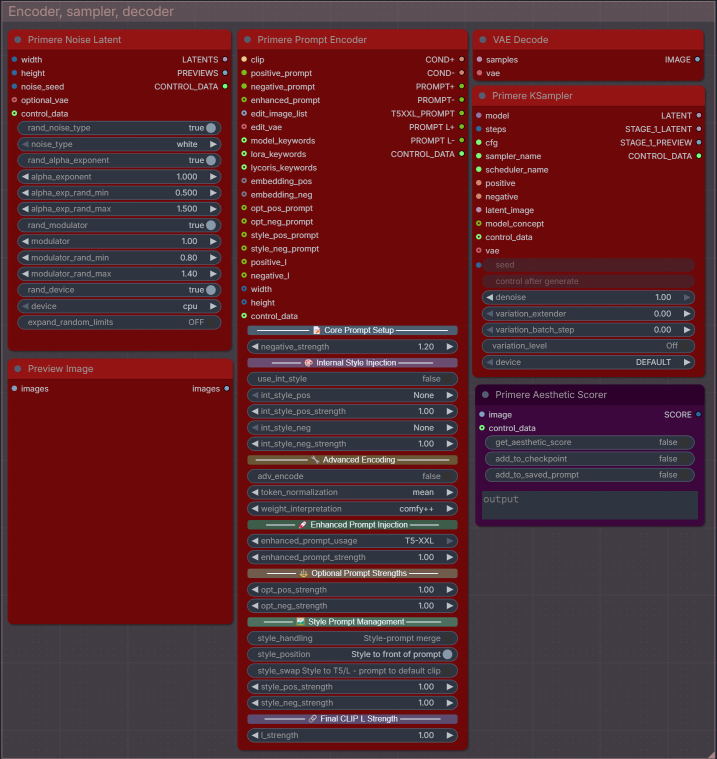
#> input picture Workflow/Manual/nodes/Sampler_group.jpg, 1433 x 1518 px (shown at 1/2 size); its folder holds only this picture in this run
$ python -i histogram.py   (imports and definitions only)
#> lines starting #> are read from the running program, lines starting #| are printed output that depends on the picture; after the words box and inside, x2 and y2 are one past the last pixel; in counts of white or black regions, pixels touching at a corner belong together
#> further down, picture is the input picture: PIL image 1433x1518 RGB; mean R, G, B 88.3, 39.3, 45.8
import numpy as np
from PIL import Image, ImageFilter
import glob
import hashlib
import json
import folder_paths
import os

_HIST_CH_DEFS = {
    "RGB":   [(0, (1.0, 0.22, 0.22)), (1, (0.22, 1.0, 0.22)), (2, (0.22, 0.44, 1.0))],
    "RED":   [(0, (1.0, 0.22, 0.22))],
    "GREEN": [(1, (0.22, 1.0, 0.22))],
    "BLUE":  [(2, (0.22, 0.44, 1.0))],
}

# All valid style names
VALID_STYLES = {
    "gradient",     # original — filled area with top-to-bottom brightness fade
    "bars",         # original — flat filled area
    "lines",        # original — thin outline only (2px)
    "glow",         # original — bars + gaussian bloom
    "waveform",     # center-line oscilloscope, mirrored above/below midpoint
    "heatmap",      # single-channel density map using perceptual colour ramp
    "stacked",      # R/G/B channels stacked (not overlapping)
    "dots",         # vertical dot columns, density proportional to count
    "step",         # raw unsmoothed step function — shows true comb pattern
    "luma",         # gradient + luminosity curve overlaid in white
    "log",          # gradient with log-scale Y axis
    "parade",       # R | G | B panels side by side (ignores channel arg)
    "percentile",   # gradient + vertical lines at 10/25/50/75/90 percentiles
    "inverse",      # light background variant of gradient
}


def _get_raw(arr: np.ndarray, ch_idx: int, precision: bool) -> np.ndarray:
    """Return 256-bin histogram for one channel."""
    if precision:
        arr_16 = arr[:, :, ch_idx] * (65535.0 / 255.0)
        raw_16, _ = np.histogram(arr_16, bins=65536, range=(0, 65536))
        return raw_16.reshape(256, 256).sum(axis=1).astype(np.float32)
    else:
        raw, _ = np.histogram(arr[:, :, ch_idx], bins=256, range=(0, 256))
        return raw.astype(np.float32)


def _make_smooth(sigma: float):
    """Return a closure that gaussian-smooths a 256-element array."""
    size = max(int(sigma * 4) | 1, 3)
    kx   = np.arange(size) - size // 2
    k    = np.exp(-0.5 * (kx / sigma) ** 2); k /= k.sum()
    def _smooth(h: np.ndarray) -> np.ndarray:
        return np.convolve(h.astype(np.float32), k, mode='same')
    return _smooth


def _normalise(h: np.ndarray, smooth_fn, sqrt: bool) -> np.ndarray:
    sm = smooth_fn(h)
    if sqrt:
        sm = np.sqrt(np.maximum(sm, 0))
    return sm / (sm.max() or 1.0)


# [4 lines left out: function _log_normalise, not called in this run]


def _dark_canvas(h: int, w: int) -> np.ndarray:
    canvas = np.full((h, w, 3), 18.0 / 255.0, dtype=np.float32)
    for frac in (0.25, 0.5, 0.75):
        canvas[int((1.0 - frac) * (h - 1)), :] = 0.32
        canvas[:, int(frac * (w - 1)), :] = 0.32
    return canvas


# [6 lines left out: function _light_canvas, not called in this run]


def _cols_heights(norm256: np.ndarray, hist_w: int, hist_h: int):
    """Interpolate normalised 256-bin curve to hist_w display columns."""
    x_idx   = np.linspace(0, 255, hist_w)
    cols    = np.interp(x_idx, np.arange(256), norm256)
    heights = (cols * (hist_h - 1)).astype(int)
    return cols, heights


# [9 lines left out: function _draw_gradient, not called in this run]


def _draw_bars(canvas, heights, color, hist_h, hist_w, alpha=1.0):
    row_idx  = np.arange(hist_h).reshape(-1, 1)
    fill_mask = row_idx >= (hist_h - heights)
    for ci, cv in enumerate(color):
        canvas[:, :, ci] = np.where(
            fill_mask, np.maximum(canvas[:, :, ci], cv * alpha), canvas[:, :, ci])


# [6 lines left out: function _draw_lines, not called in this run]

def rasterix_histogram_render(
    pil_img:   Image.Image,
    channel:   str  = "RGB",
    style:     str  = "bars",
    precision: bool = False,
) -> Image.Image:

#> called with channel = 'RGB', style = 'bars', precision = False
    if style not in VALID_STYLES:
        raise ValueError(f"style must be one of {sorted(VALID_STYLES)}, got '{style}'")

    arr      = np.array(pil_img.convert("RGB"), dtype=np.float32)
    hist_h   = 192
    hist_w   = 512
    sqrt_norm = False

    sigma = 0.75 if style in ("bars", "step", "dots") else 1.0
    smooth   = _make_smooth(sigma)
    channels = _HIST_CH_DEFS.get(channel, _HIST_CH_DEFS["RGB"])

    if style == "parade":
        panel_w  = hist_w // 3   # 341 px each; total = 1023 px
        parade_w = panel_w * 3
        canvas   = np.full((hist_h, parade_w, 3), 18.0 / 255.0, dtype=np.float32)
        for p in range(3):
            ox = p * panel_w
            for frac in (0.25, 0.5, 0.75):
                canvas[int((1.0-frac)*(hist_h-1)), ox:ox+panel_w] = 0.32
                canvas[:, ox + int(frac*(panel_w-1)), :] = 0.32
            if p > 0:
                canvas[:, ox, :] = 0.45
        for p, (ch_idx, color) in enumerate(_HIST_CH_DEFS["RGB"]):
            ox   = p * panel_w
            raw  = _get_raw(arr, ch_idx, precision)
            norm = _normalise(raw, smooth, sqrt_norm)
            _, heights = _cols_heights(norm, panel_w, hist_h)
            sub = canvas[:, ox:ox+panel_w, :]
            _draw_gradient(sub, heights, color, hist_h, panel_w)
            canvas[:, ox:ox+panel_w, :] = sub
        result = Image.fromarray(
            np.clip(canvas * 255, 0, 255).astype(np.uint8), mode="RGB")
        return result

    if style == "inverse":
        canvas = _light_canvas(hist_h, hist_w)
        inv_colors = {0: (0.75, 0.10, 0.10), 1: (0.10, 0.65, 0.10), 2: (0.10, 0.25, 0.85)}
        draw_channels = [(idx, inv_colors.get(idx, col)) for idx, col in channels]
    else:
        canvas = _dark_canvas(hist_h, hist_w)
        draw_channels = channels

    raws  = {ch_idx: _get_raw(arr, ch_idx, precision) for ch_idx, _ in channels}
#> in _get_raw, `raw, _ = np.histogram(arr[:, :, ch_idx], bins=256, range=(0, 256))`: raw = 256 values, max 661994 at index 110, min 6 at index 18, mean 8497.2
#> raws = 3 items
    luma_raw = None
    if style in ("luma", "heatmap"):
        luma_arr = (0.299 * arr[:,:,0] + 0.587 * arr[:,:,1] + 0.114 * arr[:,:,2])
        if precision:
            l16 = luma_arr * (65535.0/255.0)
            r16, _ = np.histogram(l16, bins=65536, range=(0,65536))
            luma_raw = r16.reshape(256,256).sum(axis=1).astype(np.float32)
        else:
            luma_raw, _ = np.histogram(luma_arr, bins=256, range=(0,256))
            luma_raw = luma_raw.astype(np.float32)

    if style == "heatmap":
        norm = _normalise(luma_raw, smooth, sqrt_norm)
        x_idx   = np.linspace(0, 255, hist_w)
        cols    = np.interp(x_idx, np.arange(256), norm)
        ramp_t  = np.array([0.0,  0.33,  0.66, 1.0])
        ramp_r  = np.array([0.0,  0.05,  0.0,  1.0])
        ramp_g  = np.array([0.0,  0.05,  0.85, 1.0])
        ramp_b  = np.array([0.0,  0.55,  0.85, 1.0])
        cr = np.interp(cols, ramp_t, ramp_r)
        cg = np.interp(cols, ramp_t, ramp_g)
        cb = np.interp(cols, ramp_t, ramp_b)
        row_idx  = np.arange(hist_h).reshape(-1, 1)
        heights  = (cols * (hist_h - 1)).astype(int)
        fill_mask = row_idx >= (hist_h - heights)
        safe_h   = np.maximum(heights, 1).astype(np.float32)
        dist_b   = (hist_h - 1 - row_idx).astype(np.float32)
        grad     = np.clip(0.15 + 0.85 * (dist_b / safe_h), 0.0, 1.0)
        for ci, cramp in enumerate([cr, cg, cb]):
            canvas[:, :, ci] = np.where(fill_mask,
                np.maximum(canvas[:, :, ci], grad * cramp), canvas[:, :, ci])
        result = Image.fromarray(
            np.clip(canvas * 255, 0, 255).astype(np.uint8), mode="RGB")
        return result

    if style == "stacked":
        x_idx    = np.linspace(0, 255, hist_w)
        row_idx  = np.arange(hist_h).reshape(-1, 1)
        norms = []
        for ch_idx, _ in _HIST_CH_DEFS["RGB"]:
            raw = _get_raw(arr, ch_idx, precision)
            norms.append(np.interp(x_idx, np.arange(256), _normalise(raw, smooth, sqrt_norm)))
        norms = np.array(norms)   # (3, hist_w)
        total = norms.sum(axis=0) + 1e-6
        fracs = norms / total     # (3, hist_w), each col sums to 1
        cum_h = np.zeros(hist_w, dtype=np.float32)
        for layer, (ch_idx, color) in enumerate(_HIST_CH_DEFS["RGB"]):
            layer_h = (fracs[layer] * (hist_h - 1) * norms.max(axis=0) / norms.max()).astype(int)
            floor_h  = cum_h.astype(int)
            top_h    = (cum_h + layer_h).astype(int)
            for x in range(hist_w):
                if layer_h[x] > 0:
                    y_lo = hist_h - 1 - top_h[x]
                    y_hi = hist_h - 1 - floor_h[x]
                    y_lo = np.clip(y_lo, 0, hist_h-1)
                    y_hi = np.clip(y_hi, 0, hist_h-1)
                    if y_lo <= y_hi:
                        for ci, cv in enumerate(color):
                            canvas[y_lo:y_hi+1, x, ci] = np.maximum(
                                canvas[y_lo:y_hi+1, x, ci], cv * 0.85)
            cum_h += layer_h
        result = Image.fromarray(
            np.clip(canvas * 255, 0, 255).astype(np.uint8), mode="RGB")
        return result

    if style == "step":
        row_idx = np.arange(hist_h).reshape(-1, 1)
        column_bin = np.minimum((np.arange(hist_w) * 256) // hist_w, 255).astype(np.int32)
        for ch_idx, color in draw_channels:
            raw = _get_raw(arr, ch_idx, precision)
            if sqrt_norm:
                norm256 = np.sqrt(np.maximum(raw, 0)); norm256 /= (norm256.max() or 1.0)
            else:
                norm256 = raw / (raw.max() or 1.0)
            heights = (norm256[column_bin] * (hist_h - 1)).astype(int)
            fill_mask = row_idx >= (hist_h - heights)
            for ci, cv in enumerate(color):
                canvas[:, :, ci] = np.where(
                    fill_mask, np.maximum(canvas[:, :, ci], cv * 0.9), canvas[:, :, ci])
            y = np.clip(hist_h - 1 - heights, 0, hist_h - 1)
            x = np.arange(hist_w)
            canvas[y, x, :] = np.maximum(canvas[y, x, :], 0.95)
        result = Image.fromarray(
            np.clip(canvas * 255, 0, 255).astype(np.uint8), mode="RGB")
        return result

    if style == "waveform":
        x_idx   = np.linspace(0, 255, hist_w)
        mid     = hist_h // 2
        for ch_idx, color in draw_channels:
            raw  = _get_raw(arr, ch_idx, precision)
            norm = _normalise(raw, smooth, sqrt_norm)
            cols = np.interp(x_idx, np.arange(256), norm)
            amp  = (cols * (mid - 2)).astype(int)   # half-amplitude
            for x in range(hist_w):
                if amp[x] == 0: continue
                y_lo = np.clip(mid - amp[x], 0, hist_h-1)
                y_hi = np.clip(mid + amp[x], 0, hist_h-1)
                for y in range(y_lo, y_hi+1):
                    dist = abs(y - mid) / max(amp[x], 1)
                    brightness = max(0.25, 1.0 - dist * 0.7)
                    for ci, cv in enumerate(color):
                        canvas[y, x, ci] = max(canvas[y, x, ci], cv * brightness)
            canvas[mid, :, :] = np.maximum(canvas[mid, :, :], 0.28)
        result = Image.fromarray(
            np.clip(canvas * 255, 0, 255).astype(np.uint8), mode="RGB")
        return result

    if style == "dots":
        x_idx  = np.linspace(0, 255, hist_w)
        n_dots = 32   # max dots per column
        for ch_idx, color in draw_channels:
            raw  = _get_raw(arr, ch_idx, precision)
            norm = _normalise(raw, smooth, sqrt_norm)
            cols = np.interp(x_idx, np.arange(256), norm)
            for x in range(hist_w):
                n = max(1, int(cols[x] * n_dots))
                positions = np.linspace(hist_h - 2, int((1.0 - cols[x]) * (hist_h - 1)), n)
                for pos in positions:
                    y = int(np.clip(pos, 0, hist_h - 1))
                    brightness = 0.5 + 0.5 * (1.0 - pos / hist_h)
                    for ci, cv in enumerate(color):
                        canvas[y, x, ci] = max(canvas[y, x, ci], cv * brightness)
        result = Image.fromarray(
            np.clip(canvas * 255, 0, 255).astype(np.uint8), mode="RGB")
        return result

    if style == "log":
        x_idx = np.linspace(0, 255, hist_w)
        for ch_idx, color in draw_channels:
            raw  = _get_raw(arr, ch_idx, precision)
            norm = _log_normalise(raw, smooth)
            _, heights = _cols_heights(norm, hist_w, hist_h)
            _draw_gradient(canvas, heights, color, hist_h, hist_w)
        result = Image.fromarray(
            np.clip(canvas * 255, 0, 255).astype(np.uint8), mode="RGB")
        return result

    if style == "luma":
        x_idx = np.linspace(0, 255, hist_w)
        for ch_idx, color in draw_channels:
            raw  = _get_raw(arr, ch_idx, precision)
            norm = _normalise(raw, smooth, sqrt_norm)
            _, heights = _cols_heights(norm, hist_w, hist_h)
            dimmed = tuple(v * 0.55 for v in color)
            _draw_gradient(canvas, heights, dimmed, hist_h, hist_w)
        norm_luma = _normalise(luma_raw, smooth, sqrt_norm)
        cols_luma = np.interp(x_idx, np.arange(256), norm_luma)
        heights_luma = (cols_luma * (hist_h - 1)).astype(int)
        white = (1.0, 1.0, 1.0)
        _draw_lines(canvas, heights_luma, white, hist_h, hist_w)
        result = Image.fromarray(
            np.clip(canvas * 255, 0, 255).astype(np.uint8), mode="RGB")
        return result

    if style == "percentile":
        x_idx = np.linspace(0, 255, hist_w)
        for ch_idx, color in draw_channels:
            raw  = _get_raw(arr, ch_idx, precision)
            norm = _normalise(raw, smooth, sqrt_norm)
            _, heights = _cols_heights(norm, hist_w, hist_h)
            _draw_gradient(canvas, heights, color, hist_h, hist_w)
        if len(draw_channels) == 3:
            lum = 0.299*arr[:,:,0] + 0.587*arr[:,:,1] + 0.114*arr[:,:,2]
            flat = lum.ravel()
        else:
            flat = arr[:, :, draw_channels[0][0]].ravel()
        pcts  = [10, 25, 50, 75, 90]
        pvals = np.percentile(flat, pcts)
        pct_colors = [
            (0.60, 0.60, 0.60),  # 10th — grey
            (0.85, 0.85, 0.30),  # 25th — yellow
            (1.00, 1.00, 1.00),  # 50th — white (median)
            (0.85, 0.85, 0.30),  # 75th — yellow
            (0.60, 0.60, 0.60),  # 90th — grey
        ]
        for pval, pcol in zip(pvals, pct_colors):
            x_pos = int(np.interp(pval, [0, 255], [0, hist_w - 1]))
            x_pos = np.clip(x_pos, 0, hist_w - 1)
            for ci, cv in enumerate(pcol):
                canvas[:, x_pos, ci] = cv
        result = Image.fromarray(
            np.clip(canvas * 255, 0, 255).astype(np.uint8), mode="RGB")
        return result

    if style == "inverse":
        x_idx = np.linspace(0, 255, hist_w)
        for ch_idx, color in draw_channels:
            raw  = _get_raw(arr, ch_idx, precision)
            norm = _normalise(raw, smooth, sqrt_norm)
            cols = np.interp(x_idx, np.arange(256), norm)
            heights = (cols * (hist_h - 1)).astype(int)
            row_idx  = np.arange(hist_h).reshape(-1, 1)
            fill_mask = row_idx >= (hist_h - heights)
            safe_h    = np.maximum(heights, 1).astype(np.float32)
            dist_b    = (hist_h - 1 - row_idx).astype(np.float32)
            grad = np.clip(0.15 + 0.85 * (1.0 - dist_b / safe_h), 0.0, 1.0)
            for ci, cv in enumerate(color):
                canvas[:, :, ci] = np.where(
                    fill_mask,
                    np.minimum(canvas[:, :, ci], 1.0 - grad * cv * 0.7),
                    canvas[:, :, ci])
        result = Image.fromarray(
            np.clip(canvas * 255, 0, 255).astype(np.uint8), mode="RGB")
        return result

    for ch_idx, color in draw_channels:
        raw  = _get_raw(arr, ch_idx, precision)
        norm = _normalise(raw, smooth, sqrt_norm)
        _, heights = _cols_heights(norm, hist_w, hist_h)

        if style in ("gradient", "inverse"):
            _draw_gradient(canvas, heights, color, hist_h, hist_w)
        elif style == "lines":
            _draw_lines(canvas, heights, color, hist_h, hist_w)
        else:   # bars, glow
            _draw_bars(canvas, heights, color, hist_h, hist_w)
#> this loop made 3 passes
#> pass 1, in _draw_bars, `fill_mask = row_idx >= (hist_h - heights)`:
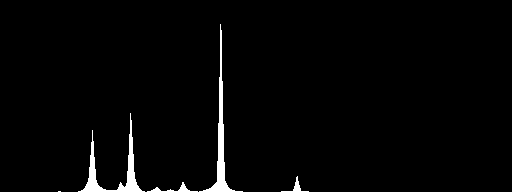
#> fill_mask: shape (192, 512) bool; 2.1% white; 5 white regions (1 under 20 px), largest, box (x1, y1, x2, y2) and area: (78, 113, 145, 192) 910, (199, 24, 243, 192) 882, (147, 182, 198, 192) 132, (281, 176, 309, 192) 92
#> pass 2, in _draw_bars (call 2), `fill_mask = row_idx >= (hist_h - heights)`:
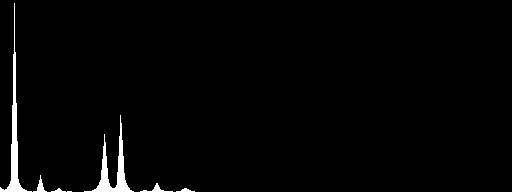
#> fill_mask: shape (192, 512) bool; 1.9% white; 7 white regions (1 under 20 px), largest, box (x1, y1, x2, y2) and area: (0, 3, 32, 192) 848, (84, 115, 134, 192) 791, (140, 183, 173, 192) 81, (33, 175, 47, 192) 77, (176, 188, 195, 192) 39, (51, 188, 66, 192) 28
#> pass 3, in _draw_bars (call 3), `fill_mask = row_idx >= (hist_h - heights)`:
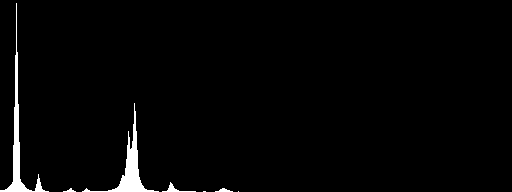
#> fill_mask: shape (192, 512) bool; 2.1% white; 7 white regions (2 under 20 px), largest, box (x1, y1, x2, y2) and area: (82, 103, 159, 192) 955, (0, 3, 49, 192) 947, (162, 182, 196, 192) 82, (215, 188, 233, 192) 39, (63, 188, 76, 192) 25
#> after the loop:
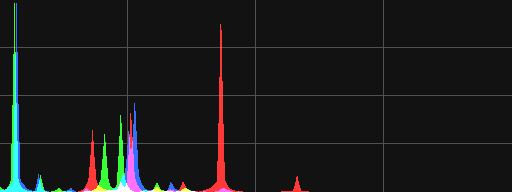
#> canvas: shape (192, 512, 3) float32; mean R, G, B 0.0986, 0.1, 0.0988

    result = Image.fromarray(
        np.clip(canvas * 255, 0, 255).astype(np.uint8), mode="RGB")

    if style == "glow":
        bloom  = result.filter(ImageFilter.GaussianBlur(radius=5))
        result = Image.fromarray(
            np.clip(
                np.array(result, dtype=np.float32) +
                np.array(bloom,  dtype=np.float32) * 0.55,
                0, 255).astype(np.uint8), mode="RGB")

    return result

def _safe_node_id(node_id):
    safe = str(node_id or "global")
    return "".join(ch if ch.isalnum() or ch in ("-", "_") else "_" for ch in safe)

# [5 lines left out: function rasterix_hist_cache_paths, not called in this run]

def rasterix_hist_meta_path(node_id=None):
    hist_dir, _, _ = rasterix_hist_cache_paths(node_id=node_id)
    return os.path.join(hist_dir, f"rasterix_hist_cache_meta_{_safe_node_id(node_id)}.json")

def rasterix_hist_signature(pil_img):
    return hashlib.sha1(pil_img.tobytes()).hexdigest()

# [41 lines left out: functions rasterix_hist_cache_store, rasterix_hist_render_path, rasterix_hist_render_selected, not called in this run]

>>> from PIL import Image
>>> picture = Image.open('../../Workflow/Manual/nodes/Sampler_group.jpg')
>>> result = rasterix_histogram_render(picture)

$ run again, on Workflow/Manual/nodes/BF-int.jpg
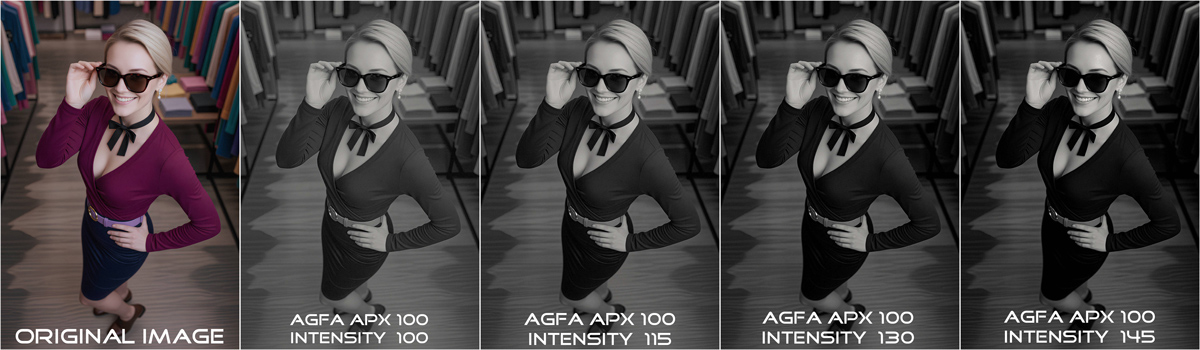
#> input picture Workflow/Manual/nodes/BF-int.jpg, 1200 x 350 px
#> picture is the input picture: PIL image 1200x350 RGB; mean R, G, B 67.1, 63.4, 64.1
#> raw = 256 values, max 6428 at index 1, min 32 at index 232, mean 1640.6
#> raws = 3 items
#> the loop in rasterix_histogram_render, `for ch_idx, color in draw_channels:` made 3 passes
#> pass 1, in _draw_bars, `fill_mask = row_idx >= (hist_h - heights)`:
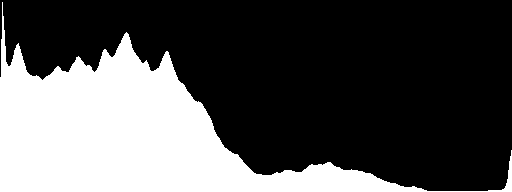
#> fill_mask: shape (192, 512) bool; 32.1% white; 1 white region, box (x1, y1, x2, y2) and area: (0, 2, 512, 192) 31562
#> after the loop in rasterix_histogram_render, `for ch_idx, color in draw_channels:`:
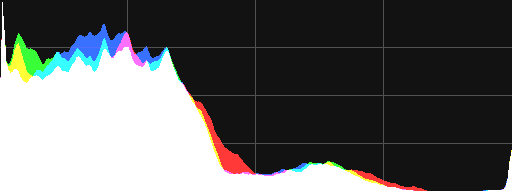
#> canvas: shape (192, 512, 3) float32; mean R, G, B 0.377, 0.381, 0.38

$ run again, on Workflow/Manual/nodes/BF.jpg
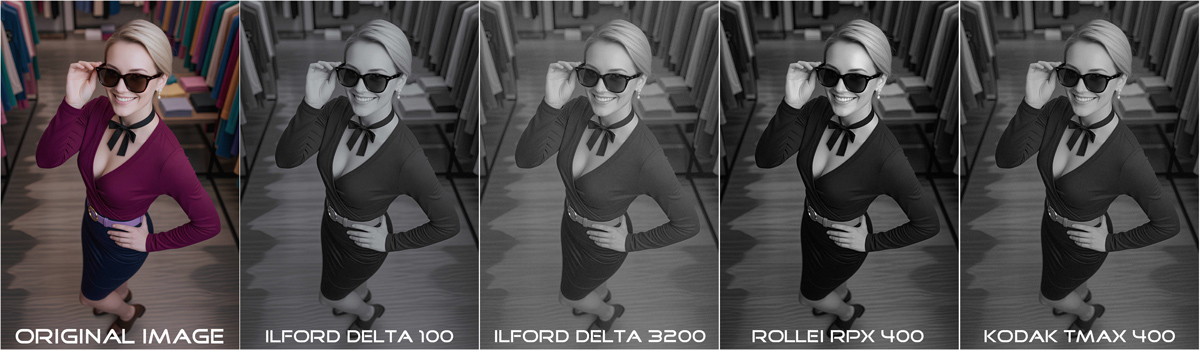
#> input picture Workflow/Manual/nodes/BF.jpg, 1200 x 350 px
#> picture is the input picture: PIL image 1200x350 RGB; mean R, G, B 76.7, 73, 74.4
#> raw = 256 values, max 4915 at index 81, min 36 at index 216, mean 1640.6
#> raws = 3 items
#> the loop in rasterix_histogram_render, `for ch_idx, color in draw_channels:` made 3 passes
#> pass 1, in _draw_bars, `fill_mask = row_idx >= (hist_h - heights)`:
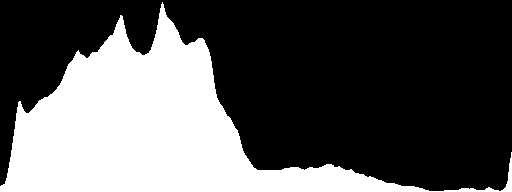
#> fill_mask: shape (192, 512) bool; 34% white; 1 white region, box (x1, y1, x2, y2) and area: (0, 2, 512, 192) 33436
#> after the loop in rasterix_histogram_render, `for ch_idx, color in draw_channels:`:
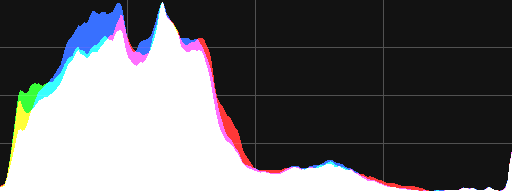
#> canvas: shape (192, 512, 3) float32; mean R, G, B 0.395, 0.394, 0.404
